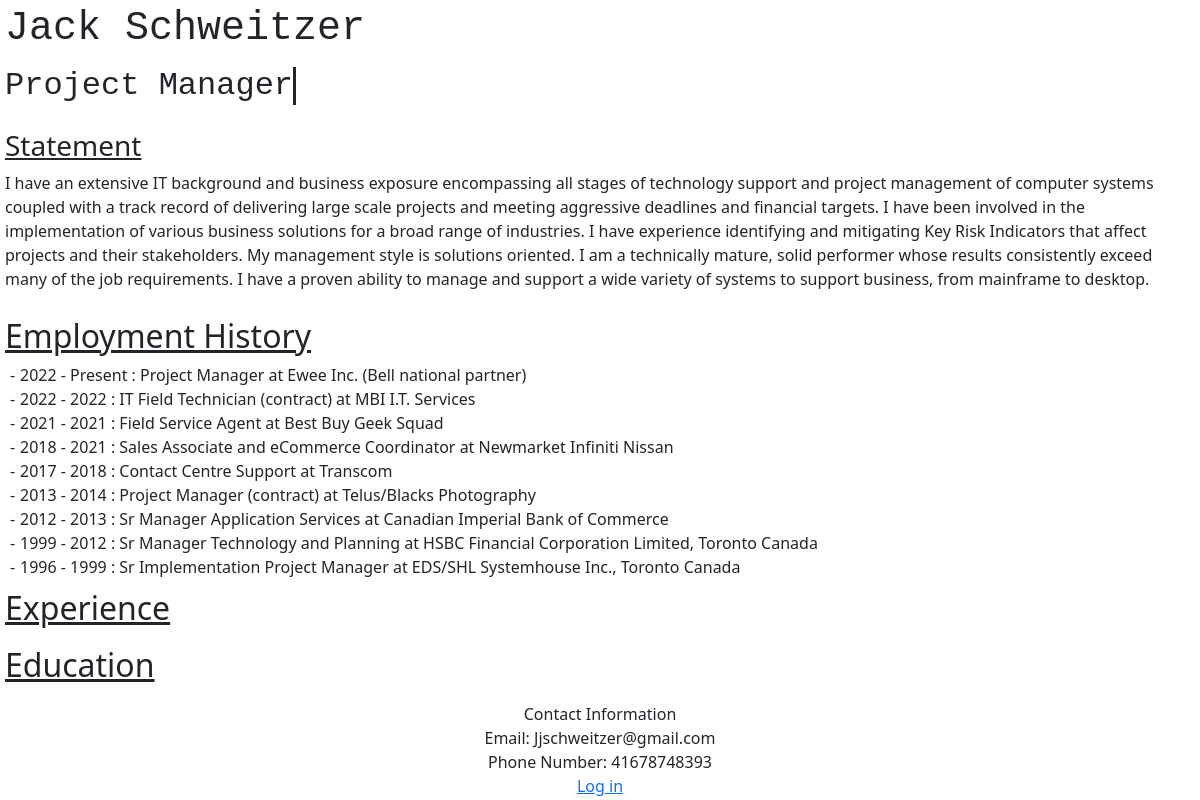
The app's page /, older data.
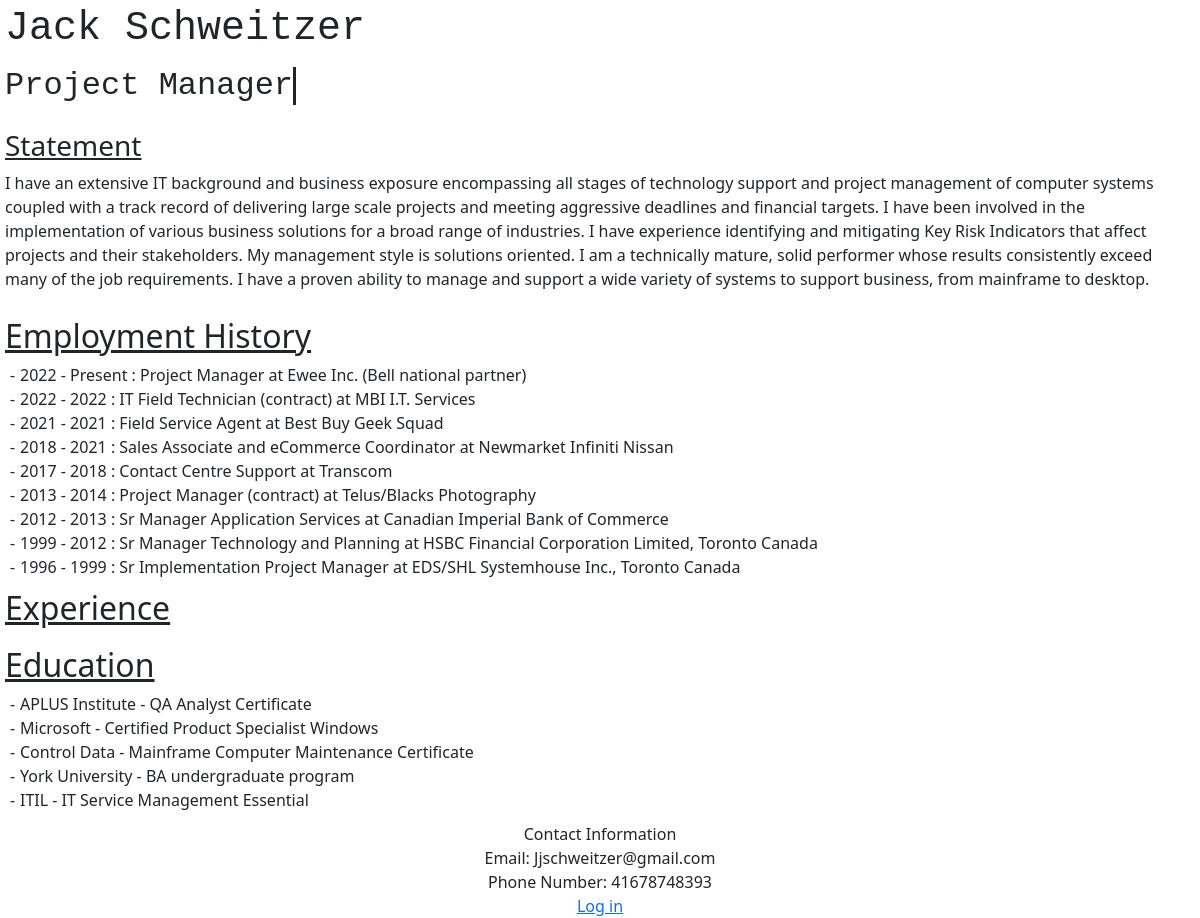
The same page, newer data.
### jcv/models.py (models this page shows, shortened)
class Job(models.Model):
    job_title = models.CharField(max_length=180)
    company_name = models.CharField(max_length=180)
    start_date = models.DateField()
    end_date = models.DateField(blank=True,null=True, default='Present')
    responsiblilties = models.TextField()
    img = models.ImageField(blank=True, null=True)
    def __str__(self):
        return f"{self.job_title} at {self.company_name}"

class Education(models.Model):
    institute = models.CharField(max_length=180, null=True)
    certification = models.CharField(max_length=180)
    def __str__(self):
        return f"{self.institute} - {self.certification}"

### jcv/views.py (the view)
# urls.py: path("", views.index, name="index"),
def index(request):
    fonts = [
    "Arial, sans-serif",
    "Helvetica, sans-serif",
    "Times New Roman, serif",
    "Georgia, serif",
    "Courier New, monospace",
    "Verdana, sans-serif",
    "Impact, Charcoal, sans-serif",
    "Comic Sans MS, cursive",
    "Trebuchet MS, sans-serif",
    "Arial Black, Gadget, sans-serif",
    "Lucida Sans Unicode, Lucida Grande, sans-serif",
    "Palatino Linotype, Book Antiqua, Palatino, serif",
    "Arial Narrow, sans-serif",
    "Century Gothic, sans-serif",
    "Garamond, serif",
    "Bookman Old Style, serif",
    "Consolas, monospace",
    "Franklin Gothic Medium, sans-serif",
    "Copperplate, Copperplate Gothic Light, sans-serif",
    "Calibri, sans-serif",
    "Cambria, serif"
    ]
    colors = [
    "black",
    "white",
    "red",
    "blue",
    "green",
    "yellow",
    "orange",
    "purple",
    "gray",
    "pink",
    "brown",
    "teal",
    "navy",
    "maroon",
    "olive",
    "silver",
    "gold",
    "cyan",
    "lime",
    "indigo",
    "aqua",
    "coral",
    "darkgreen",
    "firebrick",
    "fuchsia",
    "lightblue",
    "magenta",
    "lightgreen",
    "orchid",
    "plum",
    "royalblue",
    "salmon",
    "seagreen",
    "sienna",
    "skyblue",
    "tan",
    "tomato",
    "violet",
    "wheat",
    "yellowgreen"
    ]
    difficult_colors = [color for color in colors if color not in ["white", "yellow", "lightgreen", "lightblue", "silver", "cyan", "pink","gold", "lime", "aqua", "wheat" ]]
    alignment = [
        "left",
        "right",
        "center"
    ]
    text_style = [
        "paragraph",
        "list"
    ]
    statement = Statement.objects.get()
    jobs = Job.objects.all()
    jobs = jobs.order_by('-start_date')
    education = Education.objects.all()
    return render(request, "jcv/index.html",{
        'statement': statement.text,
        'jobs': jobs,
        'education': education,
        'fonts': fonts,
        'colours': colors,
        'coloursd': difficult_colors,
        'alignment': alignment,
        'textstyle': text_style
    })

### jcv/templates/jcv/index.html (shortened to what this page needs)
{% load static %}
<!DOCTYPE html>
<html lang="en">
    <head>
        <link href="https://cdn.jsdelivr.net/npm/bootstrap@5.3.0/dist/css/bootstrap.min.css" rel="stylesheet">
        <link href="{% static 'jcv/styles.css' %}" rel="stylesheet">
    </head>
    <body>
        <div id="page-container">
            <div id="head" class="headinge">
                <div id="heading-container">
                    <h1 id="heading">Jack Schweitzer</h1>
                </div>
                <div id="sub-heading-container">
                    <h2 id="sub-heading">Project Manager</h2>
                </div>
            </div>
            <div id="statement" class="info">
                <h3><u>Statement</u></h3>
                <div id="statementdiv">
                    <p>{{ statement }}</p>
                </div>
            </div>
            <div id="employmenthistory" class="div1">
                <h2><u>Employment History</u></h2>
                {% for job in jobs %}
                <li>{{ job.start_date.year }} - {% if job.end_date %} {{ job.end_date.year }} {% else %} Present {% endif %}: {{ job }}</li>
                {% endfor %}
            </div>
            <div id="experience" class="exp">
                <h2><u>Experience</u></h2>
            </div>
            <div id="education">
                <h2><u>Education</u></h2>
                {% for cert in education %}
                <li>{{ cert }}</li>
                {% endfor %}
            </div>
            <footer>
                Contact Information
                <div>Email: Jjschweitzer@gmail.com</div>
                <div>Phone Number: 41678748393</div>
                {% if user.is_superuser %}
                    <a href="{% url 'logout' %}">Log Out</a>
                {% else %}
                    <a href="{% url 'login' %}">Log in</a>
                {% endif %}
            </footer>
        </div>
    </body>
</html>

Row changes from the older to the newer data that the page shows:
added Education: institute+certification "APLUS Institute - QA Analyst Certificate"
added Education: institute+certification "Microsoft - Certified Product Specialist Windows"
added Education: institute+certification "Control Data - Mainframe Computer Maintenance Certificate"
added Education: institute+certification "York University - BA undergraduate program"
added Education: institute+certification "ITIL - IT Service Management Essential"
